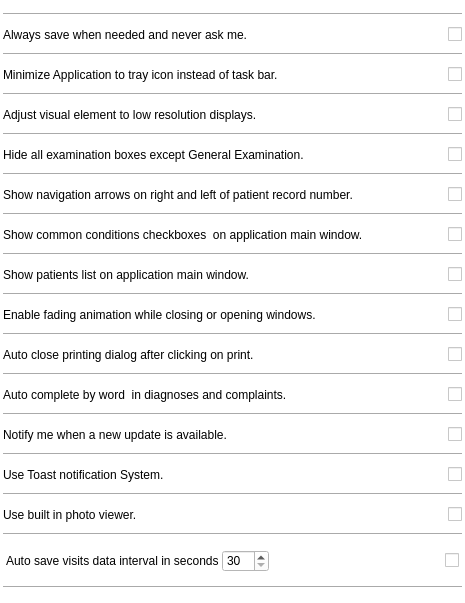
         <widget class="QWidget" name="scrollAreaWidgetContents_2">
          <property name="geometry">
           <rect>
            <x>0</x>
            <y>0</y>
            <width>465</width>
            <height>603</height>
           </rect>
          </property>
          <property name="styleSheet">
           <string notr="true">background-color: rgb(255, 255, 255);</string>
          </property>
          <layout class="QGridLayout" name="gridLayout_8">
           <property name="leftMargin">
            <number>3</number>
           </property>
           <property name="topMargin">
            <number>3</number>
           </property>
           <property name="rightMargin">
            <number>3</number>
           </property>
           <property name="bottomMargin">
            <number>3</number>
           </property>
           <property name="spacing">
            <number>1</number>
           </property>
           <item row="26" column="0">
            <widget class="Line" name="line_17">
             <property name="orientation">
              <enum>Qt::Horizontal</enum>
             </property>
            </widget>
           </item>
           <item row="16" column="0">
            <widget class="Line" name="line_8">
             <property name="frameShadow">
              <enum>QFrame::Sunken</enum>
             </property>
             <property name="midLineWidth">
              <number>0</number>
             </property>
             <property name="orientation">
              <enum>Qt::Horizontal</enum>
             </property>
            </widget>
           </item>
           <item row="19" column="0">
            <layout class="QHBoxLayout" name="horizontalLayout_21">
             <item>
              <widget class="QLabel" name="label_55">
               <property name="text">
                <string>Auto complete by word  in diagnoses and complaints.</string>
               </property>
              </widget>
             </item>
             <item>
              <widget class="Switch" name="checkBoxAutoCompleteByWord">
               <property name="sizePolicy">
                <sizepolicy hsizetype="Fixed" vsizetype="Fixed">
                 <horstretch>0</horstretch>
                 <verstretch>0</verstretch>
                </sizepolicy>
               </property>
               <property name="toolTip">
                <string/>
               </property>
               <property name="text">
                <string/>
               </property>
              </widget>
             </item>
            </layout>
           </item>
           <item row="11" column="0">
            <layout class="QHBoxLayout" name="horizontalLayout_15">
             <item>
              <widget class="QLabel" name="label_48">
               <property name="text">
                <string>Show common conditions checkboxes  on application main window.</string>
               </property>
              </widget>
             </item>
             <item>
              <widget class="Switch" name="checkBoxChronic">
               <property name="sizePolicy">
                <sizepolicy hsizetype="Fixed" vsizetype="Fixed">
                 <horstretch>0</horstretch>
                 <verstretch>0</verstretch>
                </sizepolicy>
               </property>
               <property name="toolTip">
                <string/>
               </property>
               <property name="text">
                <string/>
               </property>
              </widget>
             </item>
            </layout>
           </item>
           <item row="22" column="0">
            <widget class="Line" name="line_11">
             <property name="frameShadow">
              <enum>QFrame::Sunken</enum>
             </property>
             <property name="midLineWidth">
              <number>0</number>
             </property>
             <property name="orientation">
              <enum>Qt::Horizontal</enum>
             </property>
            </widget>
           </item>
           <item row="6" column="0">
            <widget class="Line" name="line_3">
             <property name="frameShadow">
              <enum>QFrame::Sunken</enum>
             </property>
             <property name="midLineWidth">
              <number>0</number>
             </property>
             <property name="orientation">
              <enum>Qt::Horizontal</enum>
             </property>
            </widget>
           </item>
           <item row="9" column="0">
            <layout class="QHBoxLayout" name="horizontalLayout_28">
             <item>
              <widget class="QLabel" name="label_63">
               <property name="text">
                <string>Show navigation arrows on right and left of patient record number.</string>
               </property>
              </widget>
             </item>
             <item>
              <widget class="Switch" name="checkBoxNavArrow">
               <property name="sizePolicy">
                <sizepolicy hsizetype="Fixed" vsizetype="Fixed">
                 <horstretch>0</horstretch>
                 <verstretch>0</verstretch>
                </sizepolicy>
               </property>
               <property name="toolTip">
                <string/>
               </property>
               <property name="text">
                <string/>
               </property>
              </widget>
             </item>
            </layout>
           </item>
           <item row="2" column="0">
            <widget class="Line" name="line">
             <property name="frameShadow">
              <enum>QFrame::Sunken</enum>
             </property>
             <property name="midLineWidth">
              <number>0</number>
             </property>
             <property name="orientation">
              <enum>Qt::Horizontal</enum>
             </property>
            </widget>
           </item>
           <item row="27" column="0">
            <layout class="QGridLayout" name="gridLayout_11">
             <property name="leftMargin">
              <number>3</number>
             </property>
             <property name="topMargin">
              <number>3</number>
             </property>
             <property name="rightMargin">
              <number>3</number>
             </property>
             <property name="bottomMargin">
              <number>3</number>
             </property>
             <property name="spacing">
              <number>3</number>
             </property>
             <item row="2" column="3">
              <spacer name="horizontalSpacer_49">
               <property name="orientation">
                <enum>Qt::Horizontal</enum>
               </property>
               <property name="sizeHint" stdset="0">
                <size>
                 <width>40</width>
                 <height>20</height>
                </size>
               </property>
              </spacer>
             </item>
             <item row="2" column="2">
              <widget class="QSpinBox" name="autosaveInt">
               <property name="sizePolicy">
                <sizepolicy hsizetype="Preferred" vsizetype="Preferred">
                 <horstretch>0</horstretch>
                 <verstretch>0</verstretch>
                </sizepolicy>
               </property>
               <property name="minimum">
                <number>30</number>
               </property>
               <property name="maximum">
                <number>600</number>
               </property>
              </widget>
             </item>
             <item row="2" column="4">
              <widget class="Switch" name="autoSave">
               <property name="sizePolicy">
                <sizepolicy hsizetype="Fixed" vsizetype="Fixed">
                 <horstretch>0</horstretch>
                 <verstretch>0</verstretch>
                </sizepolicy>
               </property>
               <property name="text">
                <string/>
               </property>
              </widget>
             </item>
             <item row="2" column="1">
              <widget class="QLabel" name="label_59">
               <property name="text">
                <string>Auto save visits data interval in seconds</string>
               </property>
              </widget>
             </item>
            </layout>
           </item>
           <item row="10" column="0">
            <widget class="Line" name="line_5">
             <property name="frameShadow">
              <enum>QFrame::Sunken</enum>
             </property>
             <property name="midLineWidth">
              <number>0</number>
             </property>
             <property name="orientation">
              <enum>Qt::Horizontal</enum>
             </property>
            </widget>
           </item>
           <item row="15" column="0">
            <layout class="QHBoxLayout" name="horizontalLayout_22">
             <item>
              <widget class="QLabel" name="label_56">
               <property name="text">
                <string>Enable fading animation while closing or opening windows.</string>
               </property>
              </widget>
             </item>
             <item>
              <widget class="Switch" name="enableVisualEffects">
               <property name="sizePolicy">
                <sizepolicy hsizetype="Fixed" vsizetype="Fixed">
                 <horstretch>0</horstretch>
                 <verstretch>0</verstretch>
                </sizepolicy>
               </property>
               <property name="text">
                <string/>
               </property>
              </widget>
             </item>
            </layout>
           </item>
           <item row="5" column="0">
            <layout class="QHBoxLayout" name="horizontalLayout_27">
             <item>
              <widget class="QLabel" name="label_62">
               <property name="text">
                <string>Adjust visual element to low resolution displays.</string>
               </property>
              </widget>
             </item>
             <item>
              <widget class="Switch" name="checkBoxSmallScreen">
               <property name="sizePolicy">
                <sizepolicy hsizetype="Fixed" vsizetype="Fixed">
                 <horstretch>0</horstretch>
                 <verstretch>0</verstretch>
                </sizepolicy>
               </property>
               <property name="toolTip">
                <string/>
               </property>
               <property name="text">
                <string/>
               </property>
              </widget>
             </item>
            </layout>
           </item>
           <item row="18" column="0">
            <widget class="Line" name="line_9">
             <property name="frameShadow">
              <enum>QFrame::Sunken</enum>
             </property>
             <property name="midLineWidth">
              <number>0</number>
             </property>
             <property name="orientation">
              <enum>Qt::Horizontal</enum>
             </property>
            </widget>
           </item>
           <item row="25" column="0">
            <layout class="QHBoxLayout" name="horizontalLayout_4">
             <item>
              <widget class="QLabel" name="label_2">
               <property name="text">
                <string>Use built in photo viewer.</string>
               </property>
              </widget>
             </item>
             <item>
              <widget class="Switch" name="usePhotoViewer">
               <property name="sizePolicy">
                <sizepolicy hsizetype="Fixed" vsizetype="Fixed">
                 <horstretch>0</horstretch>
                 <verstretch>0</verstretch>
                </sizepolicy>
               </property>
               <property name="text">
                <string/>
               </property>
              </widget>
             </item>
            </layout>
           </item>
           <item row="1" column="0">
            <layout class="QHBoxLayout" name="horizontalLayout_29">
             <item>
              <widget class="QLabel" name="label_64">
               <property name="text">
                <string>Always save when needed and never ask me.</string>
               </property>
              </widget>
             </item>
             <item>
              <widget class="Switch" name="checkBoxAlwaysSave">
               <property name="sizePolicy">
                <sizepolicy hsizetype="Fixed" vsizetype="Fixed">
                 <horstretch>0</horstretch>
                 <verstretch>0</verstretch>
                </sizepolicy>
               </property>
               <property name="toolTip">
                <string/>
               </property>
               <property name="text">
                <string/>
               </property>
              </widget>
             </item>
            </layout>
           </item>
           <item row="20" column="0">
            <widget class="Line" name="line_10">
             <property name="frameShadow">
              <enum>QFrame::Sunken</enum>
             </property>
             <property name="midLineWidth">
              <number>0</number>
             </property>
             <property name="orientation">
              <enum>Qt::Horizontal</enum>
             </property>
            </widget>
           </item>
           <item row="14" column="0">
            <widget class="Line" name="line_7">
             <property name="frameShadow">
              <enum>QFrame::Sunken</enum>
             </property>
             <property name="midLineWidth">
              <number>0</number>
             </property>
             <property name="orientation">
              <enum>Qt::Horizontal</enum>
             </property>
            </widget>
           </item>
           <item row="13" column="0">
            <layout class="QHBoxLayout" name="horizontalLayout_20">
             <item>
              <widget class="QLabel" name="label_54">
               <property name="text">
                <string>Show patients list on application main window.</string>
               </property>
              </widget>
             </item>
             <item>
              <widget class="Switch" name="inLinePatientList">
               <property name="sizePolicy">
                <sizepolicy hsizetype="Fixed" vsizetype="Fixed">
                 <horstretch>0</horstretch>
                 <verstretch>0</verstretch>
                </sizepolicy>
               </property>
               <property name="text">
                <string/>
               </property>
              </widget>
             </item>
            </layout>
           </item>
           <item row="24" column="0">
            <widget class="Line" name="line_15">
             <property name="orientation">
              <enum>Qt::Horizontal</enum>
             </property>
            </widget>
           </item>
           <item row="28" column="0">
            <widget class="Line" name="line_13">
             <property name="frameShadow">
              <enum>QFrame::Sunken</enum>
             </property>
             <property name="midLineWidth">
              <number>0</number>
             </property>
             <property name="orientation">
              <enum>Qt::Horizontal</enum>
             </property>
            </widget>
           </item>
           <item row="4" column="0">
            <widget class="Line" name="line_2">
             <property name="frameShadow">
              <enum>QFrame::Sunken</enum>
             </property>
             <property name="midLineWidth">
              <number>0</number>
             </property>
             <property name="orientation">
              <enum>Qt::Horizontal</enum>
             </property>
            </widget>
           </item>
           <item row="17" column="0">
            <layout class="QHBoxLayout" name="horizontalLayout_19">
             <item>
              <widget class="QLabel" name="label_53">
               <property name="text">
                <string>Auto close printing dialog after clicking on print.</string>
               </property>
              </widget>
             </item>
             <item>
              <widget class="Switch" name="checkBoxAutoClosePrintDlg">
               <property name="sizePolicy">
                <sizepolicy hsizetype="Fixed" vsizetype="Fixed">
                 <horstretch>0</horstretch>
                 <verstretch>0</verstretch>
                </sizepolicy>
               </property>
               <property name="text">
                <string/>
               </property>
              </widget>
             </item>
            </layout>
           </item>
           <item row="8" column="0">
            <widget class="Line" name="line_4">
             <property name="frameShadow">
              <enum>QFrame::Sunken</enum>
             </property>
             <property name="midLineWidth">
              <number>0</number>
             </property>
             <property name="orientation">
              <enum>Qt::Horizontal</enum>
             </property>
            </widget>
           </item>
           <item row="0" column="0">
            <widget class="Line" name="line_14">
             <property name="frameShadow">
              <enum>QFrame::Sunken</enum>
             </property>
             <property name="midLineWidth">
              <number>0</number>
             </property>
             <property name="orientation">
              <enum>Qt::Horizontal</enum>
             </property>
            </widget>
           </item>
           <item row="7" column="0">
            <layout class="QHBoxLayout" name="horizontalLayout_26">
             <item>
              <widget class="QLabel" name="label_61">
               <property name="text">
                <string>Hide all examination boxes except General Examination.</string>
               </property>
              </widget>
             </item>
             <item>
              <widget class="Switch" name="checkBoxSimpleExamination">
               <property name="sizePolicy">
                <sizepolicy hsizetype="Fixed" vsizetype="Fixed">
                 <horstretch>0</horstretch>
                 <verstretch>0</verstretch>
                </sizepolicy>
               </property>
               <property name="toolTip">
                <string/>
               </property>
               <property name="text">
                <string/>
               </property>
              </widget>
             </item>
            </layout>
           </item>
           <item row="12" column="0">
            <widget class="Line" name="line_6">
             <property name="frameShadow">
              <enum>QFrame::Sunken</enum>
             </property>
             <property name="midLineWidth">
              <number>0</number>
             </property>
             <property name="orientation">
              <enum>Qt::Horizontal</enum>
             </property>
            </widget>
           </item>
           <item row="3" column="0">
            <layout class="QHBoxLayout" name="horizontalLayout_24">
             <item>
              <widget class="QLabel" name="label_58">
               <property name="text">
                <string>Minimize Application to tray icon instead of task bar.</string>
               </property>
              </widget>
             </item>
             <item>
              <widget class="Switch" name="minimizeToTray">
               <property name="sizePolicy">
                <sizepolicy hsizetype="Fixed" vsizetype="Fixed">
                 <horstretch>0</horstretch>
                 <verstretch>0</verstretch>
                </sizepolicy>
               </property>
               <property name="text">
                <string/>
               </property>
              </widget>
             </item>
            </layout>
           </item>
           <item row="21" column="0">
            <layout class="QHBoxLayout" name="horizontalLayout_23">
             <item>
              <widget class="QLabel" name="label_57">
               <property name="text">
                <string>Notify me when a new update is available.</string>
               </property>
              </widget>
             </item>
             <item>
              <widget class="Switch" name="updateNotify">
               <property name="sizePolicy">
                <sizepolicy hsizetype="Fixed" vsizetype="Fixed">
                 <horstretch>0</horstretch>
                 <verstretch>0</verstretch>
                </sizepolicy>
               </property>
               <property name="text">
                <string/>
               </property>
              </widget>
             </item>
            </layout>
           </item>
           <item row="23" column="0">
            <layout class="QHBoxLayout" name="horizontalLayout_25">
             <item>
              <widget class="QLabel" name="label_60">
               <property name="text">
                <string>Use Toast notification System.</string>
               </property>
              </widget>
             </item>
             <item>
              <widget class="Switch" name="useToast">
               <property name="sizePolicy">
                <sizepolicy hsizetype="Fixed" vsizetype="Fixed">
                 <horstretch>0</horstretch>
                 <verstretch>0</verstretch>
                </sizepolicy>
               </property>
               <property name="text">
                <string/>
               </property>
              </widget>
             </item>
            </layout>
           </item>
          </layout>
         </widget>
